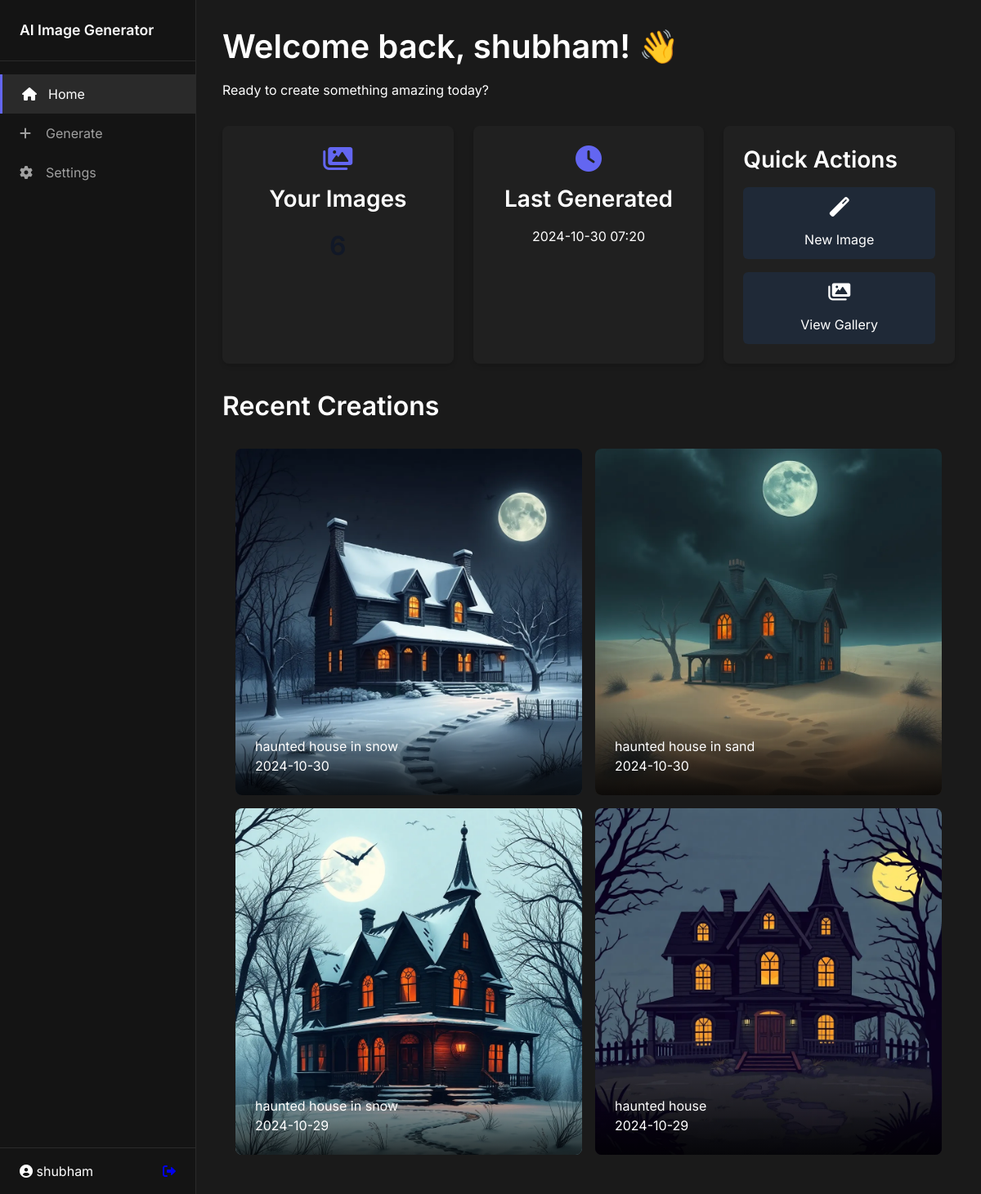
The app's page /dashboard (signed in) with its own data.
### models.py (models this page shows, shortened)
class User(UserMixin, db.Model):
    __tablename__ = 'users'
    id = db.Column(db.Integer, primary_key=True)
    username = db.Column(db.String(80), unique=True, nullable=False)
    email = db.Column(db.String(120), unique=True, nullable=False)
    password_hash = db.Column(db.String(128), nullable=False)
    created_at = db.Column(db.DateTime, default=datetime.utcnow)
    images = db.relationship('Image', backref='user', lazy=True)

class Image(db.Model):
    __tablename__ = 'images'
    id = db.Column(db.Integer, primary_key=True)
    prompt = db.Column(db.Text, nullable=False)
    image_path = db.Column(db.String(255), nullable=False)  # We're using image_path, not image_url
    generated_at = db.Column(db.DateTime, default=datetime.utcnow)
    user_id = db.Column(db.Integer, db.ForeignKey('users.id'), nullable=False)

### app.py (the view)
    @app.route('/dashboard')
    @login_required
    def dashboard():
        return render_template('dashboard.html', user=current_user)

### app.py (called while the page is built)
def create_app():
    app = Flask(__name__)
    app.config.from_object(Config)
    db.init_app(app)
    migrate = Migrate(app, db)
    login_manager = LoginManager()
    login_manager.init_app(app)
    login_manager.login_view = 'auth.login'  # Redirect to login page if not authenticated
    app.register_blueprint(auth_bp, url_prefix='/auth')
    app.register_blueprint(sample_bp, url_prefix='/api')
    app.register_blueprint(image_bp, url_prefix='/image')  # Register the Image Blueprint
    from models import User
    @login_manager.user_loader
    def load_user(user_id):
        return User.query.get(int(user_id))
    @app.route('/')
    def landing():
        return render_template('landing.html')
    @app.route('/dashboard')
    @login_required
    def dashboard():
        return render_template('dashboard.html', user=current_user)
    return app

### templates/dashboard.html (shortened to what this page needs)
<!DOCTYPE html>
<html lang="en">
<head>
    <link rel="stylesheet" href="{{ url_for('static', filename='css/styles.css') }}">
    <link rel="stylesheet" href="https://cdnjs.cloudflare.com/ajax/libs/font-awesome/6.0.0/css/all.min.css">
</head>
<body class="bg-dark">
    <div class="app-container">
        <div class="sidebar">
            <div class="sidebar-header">
                <div class="logo">AI Image Generator</div>
            </div>
            <div class="sidebar-menu">
                <a href="{{ url_for('dashboard') }}" class="menu-item active">
                    <i class="fas fa-home"></i>
                    <span>Home</span>
                </a>
                <a href="{{ url_for('image.generate') }}" class="menu-item">
                    <i class="fas fa-plus"></i>
                    <span>Generate</span>
                </a>
                <a href="#settings" class="menu-item">
                    <i class="fas fa-cog"></i>
                    <span>Settings</span>
                </a>
            </div>
            <div class="sidebar-footer">
                <div class="user-info">
                    <i class="fas fa-user-circle"></i>
                    <span>{{ user.username }}</span>
                </div>
                <a href="{{ url_for('auth.logout') }}" class="logout-link">
                    <i class="fas fa-sign-out-alt"></i>
                </a>
            </div>
        </div>
        <div class="main-content">
            <div class="dashboard-header">
                <h1>Welcome back, {{ user.username }}! 👋</h1>
                <p>Ready to create something amazing today?</p>
            </div>
            <div class="dashboard-grid">
                <div class="stats-card">
                    <i class="fas fa-images stats-icon"></i>
                    <h3>Your Images</h3>
                    <p class="stats-number">{{ user.images|length }}</p>
                </div>
                <div class="stats-card">
                    <i class="fas fa-clock stats-icon"></i>
                    <h3>Last Generated</h3>
                    <p class="stats-text">
                        {% if user.images %}
                            {{ user.images[-1].generated_at.strftime('%Y-%m-%d %H:%M') }}
                        {% else %}
                            No images yet
                        {% endif %}
                    </p>
                </div>
                <div class="quick-actions-card">
                    <h3>Quick Actions</h3>
                    <div class="quick-actions">
                        <a href="{{ url_for('image.generate') }}" class="action-btn">
                            <i class="fas fa-magic"></i>
                            <span>New Image</span>
                        </a>
                        <a href="{{ url_for('image.gallery') }}" class="action-btn">
                            <i class="fas fa-images"></i>
                            <span>View Gallery</span>
                        </a>
                    </div>
                </div>
            </div>
            <div class="recent-images">
                <h2>Recent Creations</h2>
                <div class="image-grid">
                    {% for image in user.images[-4:]|reverse %}
                    <div class="image-card">
                        <img src="{{ url_for('static', filename=image.image_path) }}"
                             alt="{{ image.prompt }}"
                             loading="lazy">
                        <div class="image-overlay">
                            <p>{{ image.prompt[:100] }}{% if image.prompt|length > 100 %}...{% endif %}</p>
                            <span class="date">{{ image.generated_at.strftime('%Y-%m-%d') }}</span>
                        </div>
                    </div>
                    {% else %}
                    <div class="empty-state">
                        <i class="fas fa-image"></i>
                        <p>No images yet. Start creating!</p>
                        <a href="{{ url_for('image.generate') }}" class="btn btn-primary">Generate Images</a>
                    </div>
                    {% endfor %}
                </div>
            </div>
        </div>
    </div>
</body>
</html>

### records on screen
User: username "shubham"
Image: generated_at "2024-10-30 07:20", image_path (picture), prompt "haunted house in snow", generated_at "2024-10-30"
Image: image_path (picture), prompt "haunted house in sand", generated_at "2024-10-30"
Image: image_path (picture), prompt "haunted house in snow", generated_at "2024-10-29"
Image: image_path (picture), prompt "haunted house", generated_at "2024-10-29"
